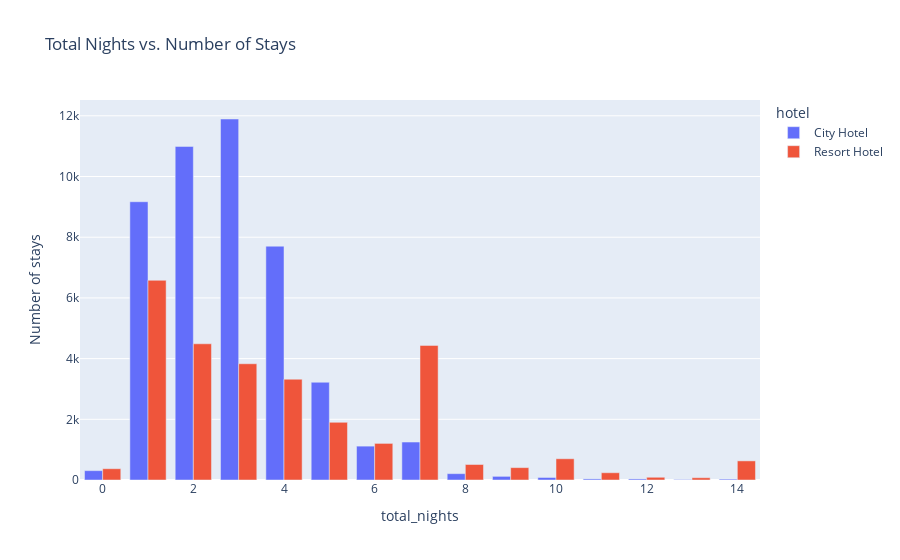

This figure's notebook cell:
### Code cell
fil= stay[stay['total_nights']<15]

figg = px.bar(data_frame = fil, x = 'total_nights', y = 'Number of stays', color = 'hotel', barmode = 'group', title= ' Total Nights vs. Number of Stays '
        )

figg.show()

### Figure 1 — Plotly figure (JSON) as saved in the notebook; plotly's stock layout.template omitted (floating-point values rounded to 4 significant figures)
{"data": [{"alignmentgroup": "True", "hovertemplate": "hotel=City Hotel<br>total_nights=%{x}<br>Number of stays=%{y}<extra></extra>", "legendgroup": "City Hotel", "marker": {"color": "#636efa", "pattern": {"shape": ""}}, "name": "City Hotel", "offsetgroup": "City Hotel", "orientation": "v", "showlegend": true, "textposition": "auto", "type": "bar", "x": [0, 1, 2, 3, 4, 5, 6, 7, 8, 9, 10, 11, 12, 13, 14], "xaxis": "x", "y": [308, 9169, 10992, 11895, 7704, 3221, 1116, 1251, 209, 120, 83, 36, 35, 16, 29], "yaxis": "y"}, {"alignmentgroup": "True", "hovertemplate": "hotel=Resort Hotel<br>total_nights=%{x}<br>Number of stays=%{y}<extra></extra>", "legendgroup": "Resort Hotel", "marker": {"color": "#EF553B", "pattern": {"shape": ""}}, "name": "Resort Hotel", "offsetgroup": "Resort Hotel", "orientation": "v", "showlegend": true, "textposition": "auto", "type": "bar", "x": [0, 1, 2, 3, 4, 5, 6, 7, 8, 9, 10, 11, 12, 13, 14], "xaxis": "x", "y": [372, 6580, 4488, 3830, 3321, 1900, 1206, 4435, 511, 408, 700, 240, 90, 75, 630], "yaxis": "y"}], "layout": {"autosize": true, "barmode": "group", "legend": {"title": {"text": "hotel"}, "tracegroupgap": 0}, "title": {"text": " Total Nights vs. Number of Stays "}, "xaxis": {"anchor": "y", "autorange": true, "domain": [0, 1], "range": [-0.5, 14.5], "title": {"text": "total_nights"}, "type": "linear"}, "yaxis": {"anchor": "x", "autorange": true, "domain": [0, 1], "range": [0, 12520.0], "title": {"text": "Number of stays"}, "type": "linear"}}}
